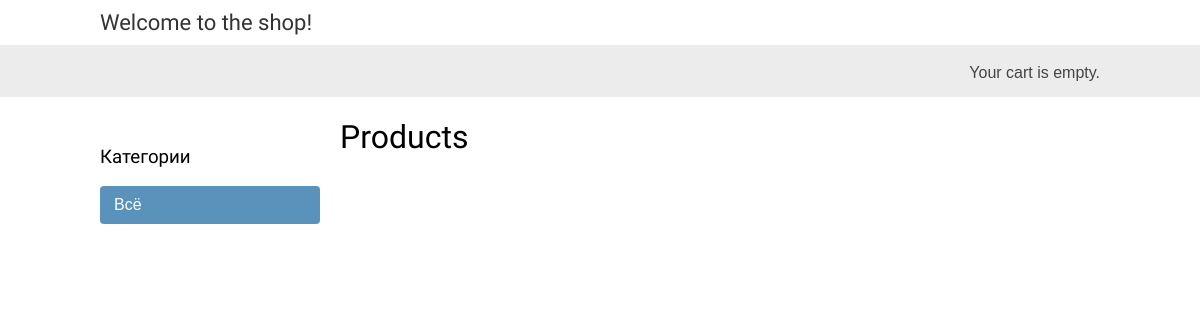
The app's page /, older data.
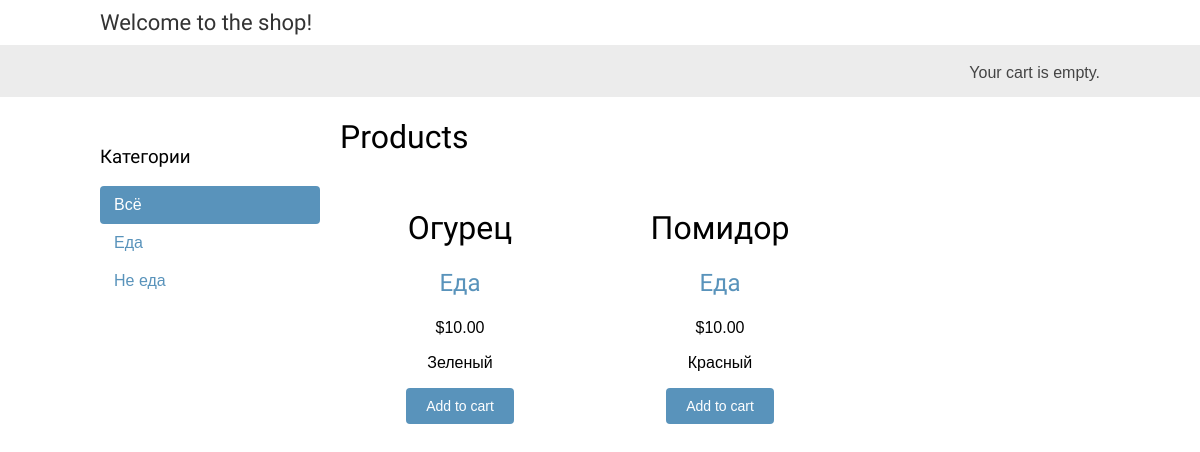
The same page, newer data.
### shop/models.py (models this page shows, shortened)
class Category(models.Model):
    name = models.CharField(max_length=200, db_index=True)
    slug = models.SlugField(max_length=200, db_index=True, unique=True)
    class Meta:
        ordering = ('name',)
        verbose_name = 'Категория'
        verbose_name_plural = 'Категории'
    def __str__(self):
        return self.name
    def get_absolute_url(self):
        return reverse('shop:product_list_by_category',
                       args=[self.slug])

class Product(models.Model):
    category = models.ForeignKey(Category, related_name='products', on_delete=models.CASCADE)
    name = models.CharField(max_length=200, db_index=True)
    slug = models.SlugField(max_length=200, db_index=True)
    image = models.ImageField(upload_to='products/%Y/%m/%d', blank=True)
    description = models.TextField(blank=True)
    price = models.DecimalField(max_digits=10, decimal_places=2)
    available = models.BooleanField(default=True)
    created = models.DateTimeField(auto_now_add=True)
    updated = models.DateTimeField(auto_now=True)
    class Meta:
        ordering = ('name',)
        index_together = (('id', 'slug'),)

### shop/views.py (the view)
# urls.py: url(r'^$', views.product_list, name='product_list'),
def product_list(request, category_slug=None):
    category = None
    categories = Category.objects.all()
    products = Product.objects.filter(available=True)
    if category_slug:
        category = get_object_or_404(Category, slug=category_slug)
        products = products.filter(category=category)
    return render(request,
                  'shop/product/list.html',
                  {'category': category,
                   'categories': categories,
                   'products': products})

### cart/cart.py (called while the page is built)
    def __len__(self):
        return sum(item['quantity'] for item in self.cart.values())

### cart/context_processors.py (called while the page is built)
def cart(request):
    return {'cart': Cart(request)}

### shop/templates/shop/product/list.html (shortened to what this page needs)
{% extends "shop/base.html" %}
{% load static %}
{% block content %}
    <div id="sidebar">
        <h3>Категории</h3>
        <ul>
            <li {% if not category %}class="selected"{% endif %}>
                <a href="{% url "shop:product_list" %}">Всё</a>
            </li>
            {% for c in categories %}
                <li {% if category.slug == c.slug %}class="selected"{% endif %}>
                    <a href="{{ c.get_absolute_url }}">{{ c.name }}</a>
                </li>
            {% endfor %}
        </ul>
    </div>
    <div id="main" class="product-list">
        <h1>{% if category %}{{ category.name }}{% else %}Products{% endif %}</h1>
        {% for product in products %}
            <div class="item">
        <h1>{{ product.name }}</h1>
        <h2><a href="{{ product.category.get_absolute_url }}">{{ product.category }}</a></h2>
        <p class="price">${{ product.price }}</p>
        {{ product.description|linebreaks }}
<form action="{% url "cart:cart_add" product.id %}" method="post">
    <input type="submit" value="Add to cart">
</form>
            </div>
        {% endfor %}
    </div>
{% endblock %}

### shop/templates/shop/base.html (shortened to what this page needs)
{% load static %}
<!DOCTYPE html>
<html>
<head>
    <link href="{% static "css/base.css" %}" rel="stylesheet">
</head>
<body>
<div id="header">
    <a href="/" class="logo">Welcome to the shop!</a>
</div>
<div id="subheader">
    <div class="cart">
        {% with total_items=cart|length %}
            {% if cart|length > 0 %}
                Your cart:
                <a href="{% url "cart:cart_detail" %}">
                  {{ total_items }} item{{ total_items|pluralize }},
                  ${{ cart.get_total_price }}
                </a>
            {% else %}
              Your cart is empty.
            {% endif %}
        {% endwith %}
    </div>
</div>
<div id="content">
    {% block content %}
    {% endblock %}
</div>
</body>
</html>

### shop/static/css/base.css (style rules this page uses)
body { margin:0; padding:0; font-family:helvetica, sans-serif; }
h1, h2, h3, h4, h5 , h6 { font-family: 'Ubuntu', sans-serif; font-weight:normal; }
a { text-decoration:none; color:#5993bb; }
a.button, input[type="submit"] { color:#fff; background:#5993bb; border-radius:4px; padding:10px 20px; font-size:14px; border:0; }
#header { padding:10px 100px; font-size:18px; overflow:auto; }
#subheader { background:#ececec; color:#444; padding:15px 100px; overflow:auto; }
#header .logo { font-family: 'Ubuntu', sans-serif; float:left; color:#333; font-size:22px; margin-right:10%; }
#subheader .cart { float:right; padding-top:4px; }
#content { padding:0 100px; overflow:hidden; }
#sidebar { width:220px; padding:30px 20px 0 0; float:left; }
#sidebar ul { margin:0; padding:0; }
#sidebar ul li { margin:0; list-style:none; padding:10px 14px; }
#sidebar ul li a { display:block; }
#sidebar ul li.selected { background:#5993bb; border-radius:4px; }
#sidebar ul li.selected a { color:#fff; }
#main { float:left; width: 96%; margin-right:-220px; overflow:hidden; }
.product-list .item { width:25%; padding:10px 20px 10px 0; float:left; text-align:center; line-height:1.2; }

Row changes from the older to the newer data that the page shows:
added Category: name "Еда"
added Category: name "Не еда"
added Product: name "Огурец", category "Еда", price "10.00", description "Зеленый"
added Product: name "Помидор", category "Еда", price "10.00", description "Красный"
